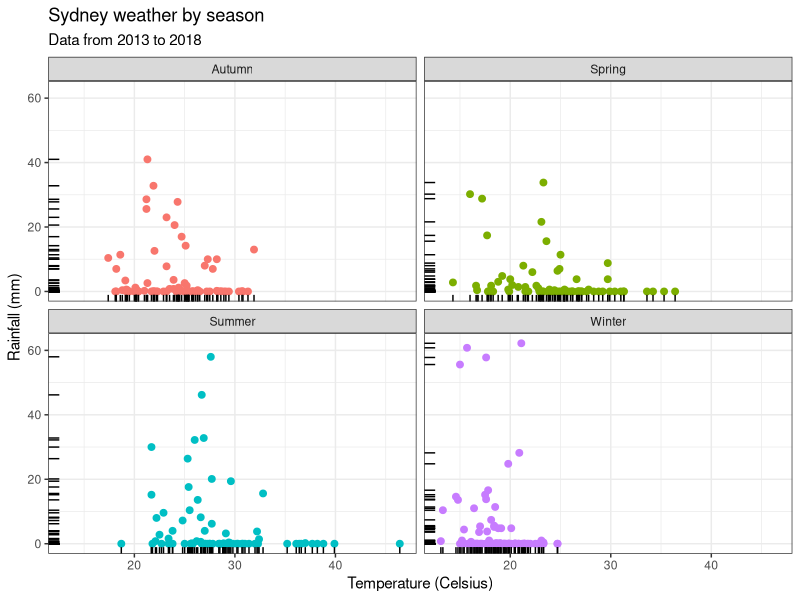
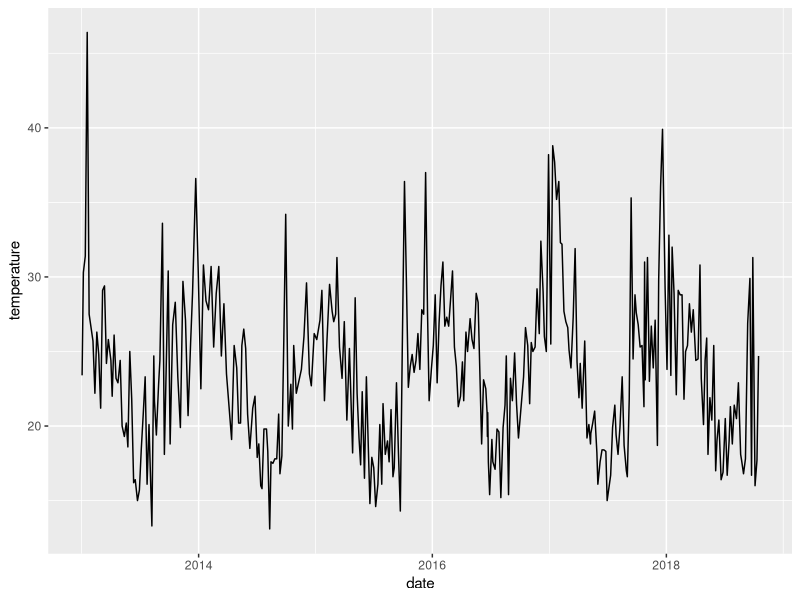
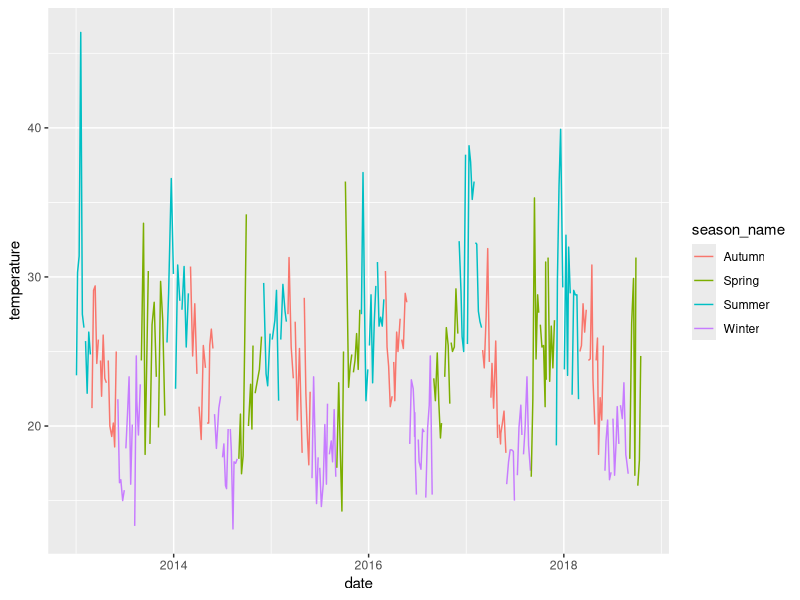
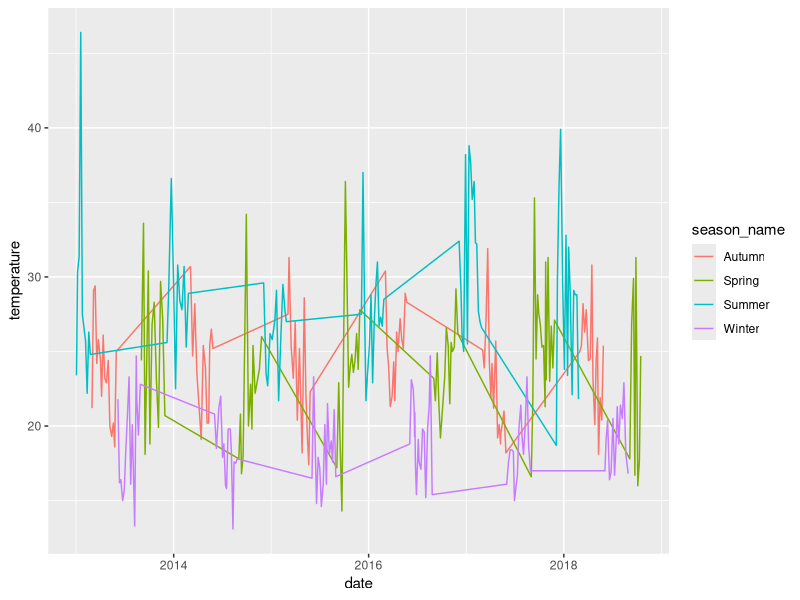
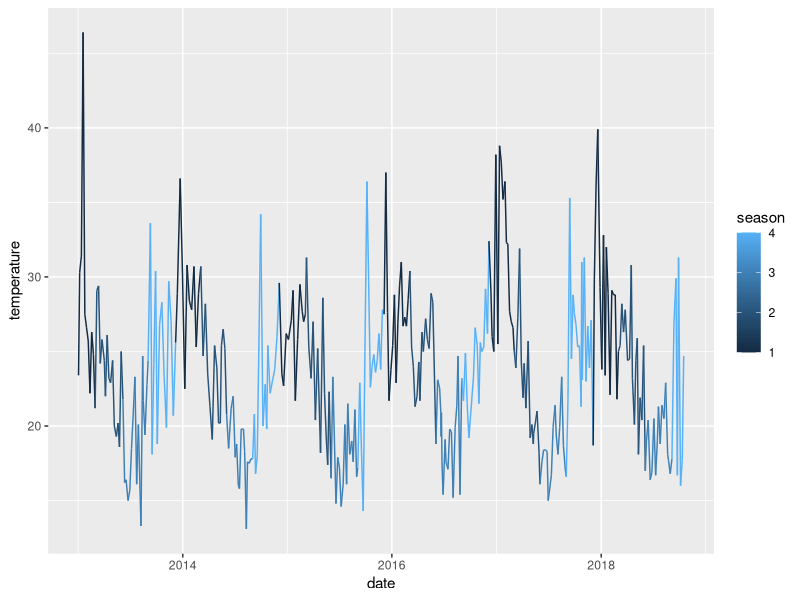
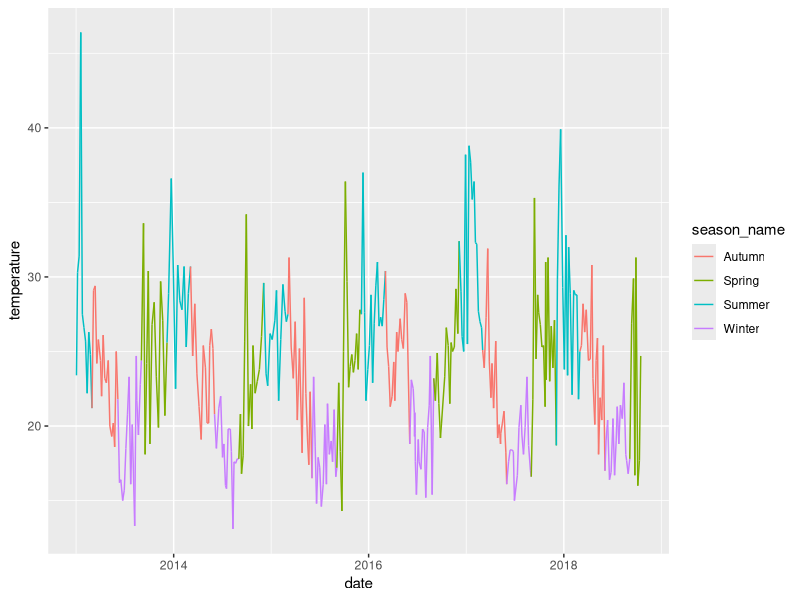
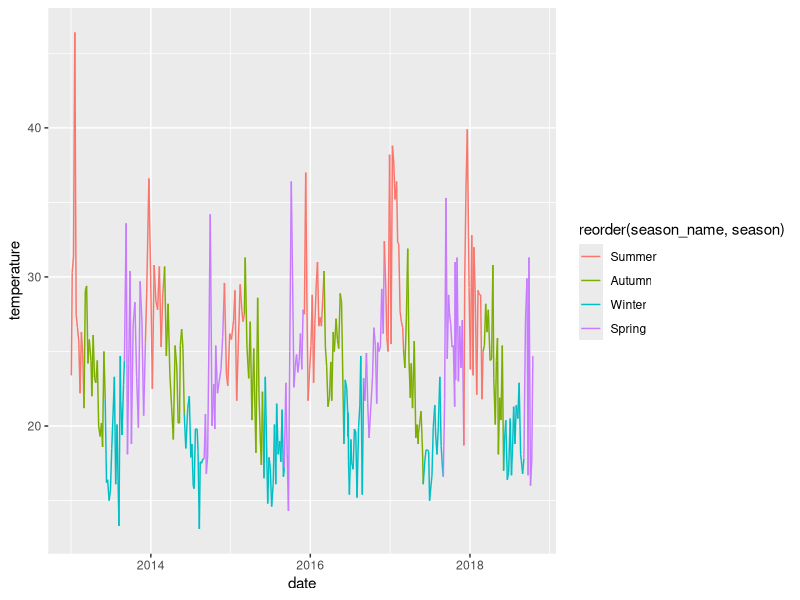
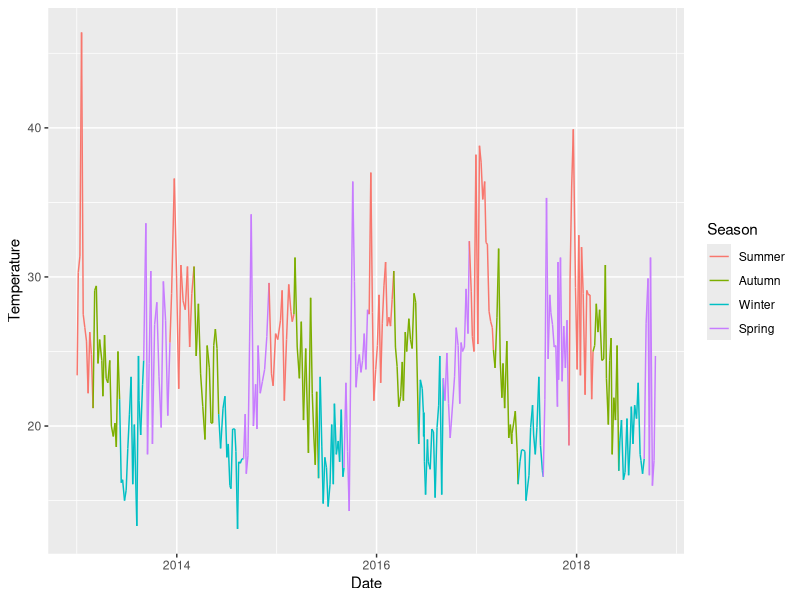

Generate these figures, in order, with R:
library(tidyverse)
library(here)
beaches <- read_csv(here("data","sydneybeaches3.csv"))


# Here is the plot from the slides. Notice that
# I have assigned the output to a variable p

p <- ggplot(
  data = beaches,
  mapping = aes(
    x = temperature,
    y = rainfall)) +
  geom_point(
    mapping = aes(colour = season_name),
    size = 2,
    show.legend = FALSE) +
  geom_rug() +
  facet_wrap(vars(season_name)) +
  theme_bw() +
  labs(
    title = "Sydney weather by season",
    subtitle = "Data from 2013 to 2018",
    x = "Temperature (Celsius)",
    y = "Rainfall (mm)"
  )

# Exercise 1. What happens when you print(p) or
# plot(p)? How is that different to summary(p)

# Exercise 2. Create a line plot that depicts
# temperature over time

# Solution 2.

q <- ggplot(beaches, aes(date, temperature)) +
  geom_line()


# Exercise 3. Here is a plot that draws the
# temperature over time, changing colour over time.
# What happens if you try to change the colour
# aesthetic to "season_name"? Is this different to
# what happens when you use "season"?

r <- ggplot(
  data = beaches,
  mapping = aes(
    x = date,
    y = temperature,
    colour = temperature)
  ) +
  geom_line()

# Solution 3: when a geom uses multiple data points
# to construct the visual object, it tries to guess
# which data points belong to the same "group" by
# assuming that every combination of discrete variables
# is a a different group.

r1 <- ggplot(
  data = beaches,
  mapping = aes(
    x = date,
    y = temperature,
    colour = season_name)
) +
geom_line()

r2 <- ggplot(
  data = beaches,
  mapping = aes(
    x = date,
    y = temperature,
    colour = season)
) +
geom_line()


# Exercise 4: Now suppose I want to use season_name for
# the colour aesthetic, but want every discinct month
# (e.g. Jan 2013, Feb 2013, etc) to be a "group" that
# is drawn as its own line. How do I do this?

# Solution 4:

r <- ggplot(
  data = beaches,
  mapping = aes(
    x = date,
    y = temperature,
    colour = season_name,
    group = month_num)
  ) +
  geom_line()

# Exercise 5: Suppose I decide that
# I only want one line with discrete
# colours based on "season_name". What
# should I map to the "group" aesthetic
# to fix this? Hint: mapped aesthetics
# can be constants.

s <- ggplot(
  data = beaches,
  mapping = aes(
    x = date,
    y = temperature,
    colour = season_name,
    group = 1)
) +
  geom_line()


# Exercise 6: Look at the legend for
# the colour aesthetic. It organises the
# seasons alphabetically. It would make
# more sense to order them chronologically,
# starting with the first season of the year
# (i.e., summer). Use the "reorder"
# function to order the "season_name"
# categories using the "season_num" variable.
# You do not need to alter the data set, you
# can do thi when mapping the "colour"
# aesthetic

# Solution 6:

t <- ggplot(
  data = beaches,
  mapping = aes(
    x = date,
    y = temperature,
    colour = reorder(season_name, season),
    group = 1)
  ) +
  geom_line()

# Exercise 7: Note that the legend label is
# now very ugly. This can be fixed using the
# labs() function. Look at the original plot
# (p) at the top of the script. Notice that
# the "x" and "y" axis labels correspond to
# two of the aesthetics in our plot. The
# legend also corresponds to an aesthetic,
# "colour". What do you need to do to fix
# the legend?

# Solution 7:

u <- ggplot(
  data = beaches,
  mapping = aes(
    x = date,
    y = temperature,
    colour = reorder(season_name, season),
    group = 1)
  ) +
  geom_line() +
  labs(
    x = "Date",
    y = "Temperature",
    colour = "Season"
  )

